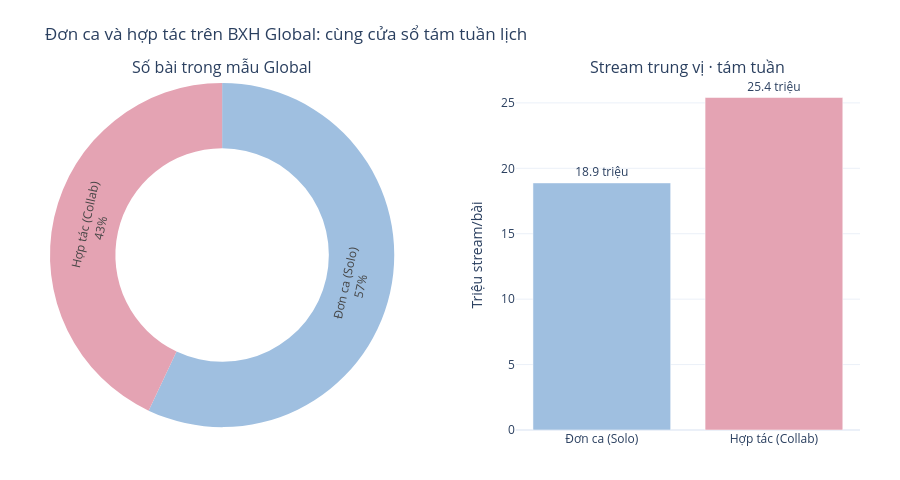

The notebook cell saved with this chart:
### Markdown cell above
## Biểu đồ 5: Sức mạnh hợp tác: Đơn ca vs. hợp tác biểu diễn

### Code cell
df_tracks_collab = df_analysis[['track_id', 'artists_num', 'streams_first_8w']].copy()
df_tracks_collab['collab_type'] = np.where(df_tracks_collab['artists_num'] > 1, 'Hợp tác (Collab)', 'Đơn ca (Solo)')
track_streams = df_tracks_collab.rename(columns={'streams_first_8w': 'streams'})
counts = track_streams['collab_type'].value_counts()
median_streams = track_streams.groupby('collab_type')['streams'].median() / 1e6
colors = {'Đơn ca (Solo)': '#9FBFE0', 'Hợp tác (Collab)': '#E4A3B3'}
fig = make_subplots(rows=1, cols=2, specs=[[{'type':'domain'}, {'type':'xy'}]], subplot_titles=['Số bài trong mẫu Global', 'Stream trung vị · tám tuần'], horizontal_spacing=0.15)
fig.add_trace(go.Pie(labels=counts.index, values=counts.values, hole=0.62, marker=dict(colors=[colors[k] for k in counts.index]), textinfo='label+percent'), row=1, col=1)
bar_types = ['Đơn ca (Solo)', 'Hợp tác (Collab)']
bar_values = [median_streams.get(k, np.nan) for k in bar_types]
fig.add_trace(go.Bar(x=bar_types, y=bar_values, text=[f'{v:.1f} triệu' for v in bar_values], textposition='outside', marker_color=[colors[k] for k in bar_types], hovertemplate='%{x}<br>Stream trung vị tám tuần: %{y:.2f} triệu<extra></extra>'), row=1, col=2)
fig.update_layout(title='Đơn ca và hợp tác trên BXH Global: cùng cửa sổ tám tuần lịch', height=480, template='plotly_white', showlegend=False, margin=dict(l=50,r=40,t=80,b=50))
fig.update_yaxes(title_text='Triệu stream/bài', row=1, col=2)
fig.show()
display(track_streams.groupby('collab_type')['streams'].agg(['count', 'median', 'mean']))

### Figure 1 — Plotly figure (JSON) as saved in the notebook; plotly's stock layout.template omitted (floating-point values rounded to 4 significant figures)
{"data": [{"domain": {"x": [0, 0.425], "y": [0, 1]}, "hole": 0.62, "labels": ["Đơn ca (Solo)", "Hợp tác (Collab)"], "marker": {"colors": ["#9FBFE0", "#E4A3B3"]}, "textinfo": "label+percent", "type": "pie", "values": [2456, 1851]}, {"hovertemplate": "%{x}<br>Stream trung vị tám tuần: %{y:.2f} triệu<extra></extra>", "marker": {"color": ["#9FBFE0", "#E4A3B3"]}, "text": ["18.9 triệu", "25.4 triệu"], "textposition": "outside", "type": "bar", "x": ["Đơn ca (Solo)", "Hợp tác (Collab)"], "xaxis": "x", "y": [18.88, 25.41], "yaxis": "y"}], "layout": {"annotations": [{"font": {"size": 16}, "showarrow": false, "text": "Số bài trong mẫu Global", "x": 0.2125, "xanchor": "center", "xref": "paper", "y": 1, "yanchor": "bottom", "yref": "paper"}, {"font": {"size": 16}, "showarrow": false, "text": "Stream trung vị · tám tuần", "x": 0.7875, "xanchor": "center", "xref": "paper", "y": 1, "yanchor": "bottom", "yref": "paper"}], "height": 480, "margin": {"b": 50, "l": 50, "r": 40, "t": 80}, "showlegend": false, "title": {"text": "Đơn ca và hợp tác trên BXH Global: cùng cửa sổ tám tuần lịch"}, "xaxis": {"anchor": "y", "domain": [0.575, 1]}, "yaxis": {"anchor": "x", "domain": [0, 1], "title": {"text": "Triệu stream/bài"}}}}
